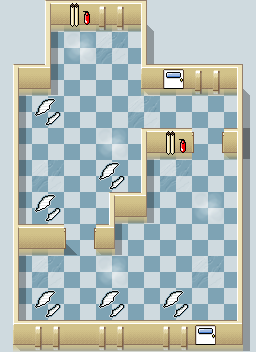

A 2D game scene composited from a Tiled map and its tileset images. What follows is a short description and the map's XML, with each tile layer's data collapsed to a summary:
An orthogonal 8x11 tile map with 32x32 px tiles, 5 tile layers (Floors, Shadows, Shadows2, Walls, ...), 4 tilesets and 13 objects (6x crate, 6x target, start).

<map version="1.0" orientation="orthogonal" width="8" height="11" tilewidth="32" tileheight="32">
 <tileset firstgid="1" name="walls" tilewidth="32" tileheight="32">
  <image source="walls.png" width="128" height="128" />
 </tileset>
 <tileset firstgid="17" name="floors" tilewidth="32" tileheight="32">
  <image source="floors.png" width="128" height="128" />
 </tileset>
 <tileset firstgid="33" name="Shadows" tilewidth="32" tileheight="32">
  <image source="shadows.png" width="128" height="128" />
 </tileset>
 <tileset firstgid="49" name="decoration" tilewidth="32" tileheight="32">
  <image source="decoration.png" width="128" height="128" />
 </tileset>
 <layer name="Floors" width="8" height="11">
  <data>[88 cells, 88 non-empty, 7 distinct tile ids]</data>
 </layer>
 <layer name="Shadows" width="8" height="11">
  <data>[88 cells, 40 non-empty, 8 distinct tile ids]</data>
 </layer>
 <layer name="Shadows2" width="8" height="11">
  <data>[88 cells, 7 non-empty, 5 distinct tile ids]</data>
 </layer>
 <layer name="Walls" width="8" height="11">
  <data>[88 cells, 41 non-empty, 9 distinct tile ids]</data>
 </layer>
 <layer name="decoration" width="8" height="11">
  <data>[88 cells, 6 non-empty, 3 distinct tile ids]</data>
 </layer>
 <objectgroup name="Objects1" width="8" height="11" visible="0">
  <object name="start" type="start" x="192" y="288" width="32" height="32">
   <properties>
    <property name="start" value="1" />
   </properties>
  </object>
  <object name="crate" type="crate" x="160" y="256" width="32" height="32">
   <properties>
    <property name="crate" value="1" />
   </properties>
  </object>
  <object name="crate" type="crate" x="64" y="288" width="32" height="32">
   <properties>
    <property name="crate" value="1" />
   </properties>
  </object>
  <object name="crate" type="crate" x="128" y="256" width="32" height="32">
   <properties>
    <property name="crate" value="1" />
   </properties>
  </object>
  <object name="target" type="target" x="96" y="160" width="32" height="32">
   <properties>
    <property name="target" value="1" />
   </properties>
  </object>
  <object name="target" type="target" x="32" y="96" width="32" height="32">
   <properties>
    <property name="target" value="1" />
   </properties>
  </object>
  <object name="target" type="target" x="32" y="192" width="32" height="32">
   <properties>
    <property name="target" value="1" />
   </properties>
  </object>
  <object name="crate" type="crate" x="64" y="96" width="32" height="32">
   <properties>
    <property name="crate" value="1" />
   </properties>
  </object>
  <object name="crate" type="crate" x="128" y="288" width="32" height="32">
   <properties>
    <property name="crate" value="1" />
   </properties>
  </object>
  <object name="crate" type="crate" x="160" y="96" width="32" height="32">
   <properties>
    <property name="crate" value="1" />
   </properties>
  </object>
  <object name="target" type="target" x="96" y="288" width="32" height="32">
   <properties>
    <property name="target" value="1" />
   </properties>
  </object>
  <object name="target" type="target" x="32" y="288" width="32" height="32">
   <properties>
    <property name="target" value="1" />
   </properties>
  </object>
  <object name="target" type="target" x="160" y="288" width="32" height="32">
   <properties>
    <property name="target" value="1" />
   </properties>
  </object>
 </objectgroup>
</map>
